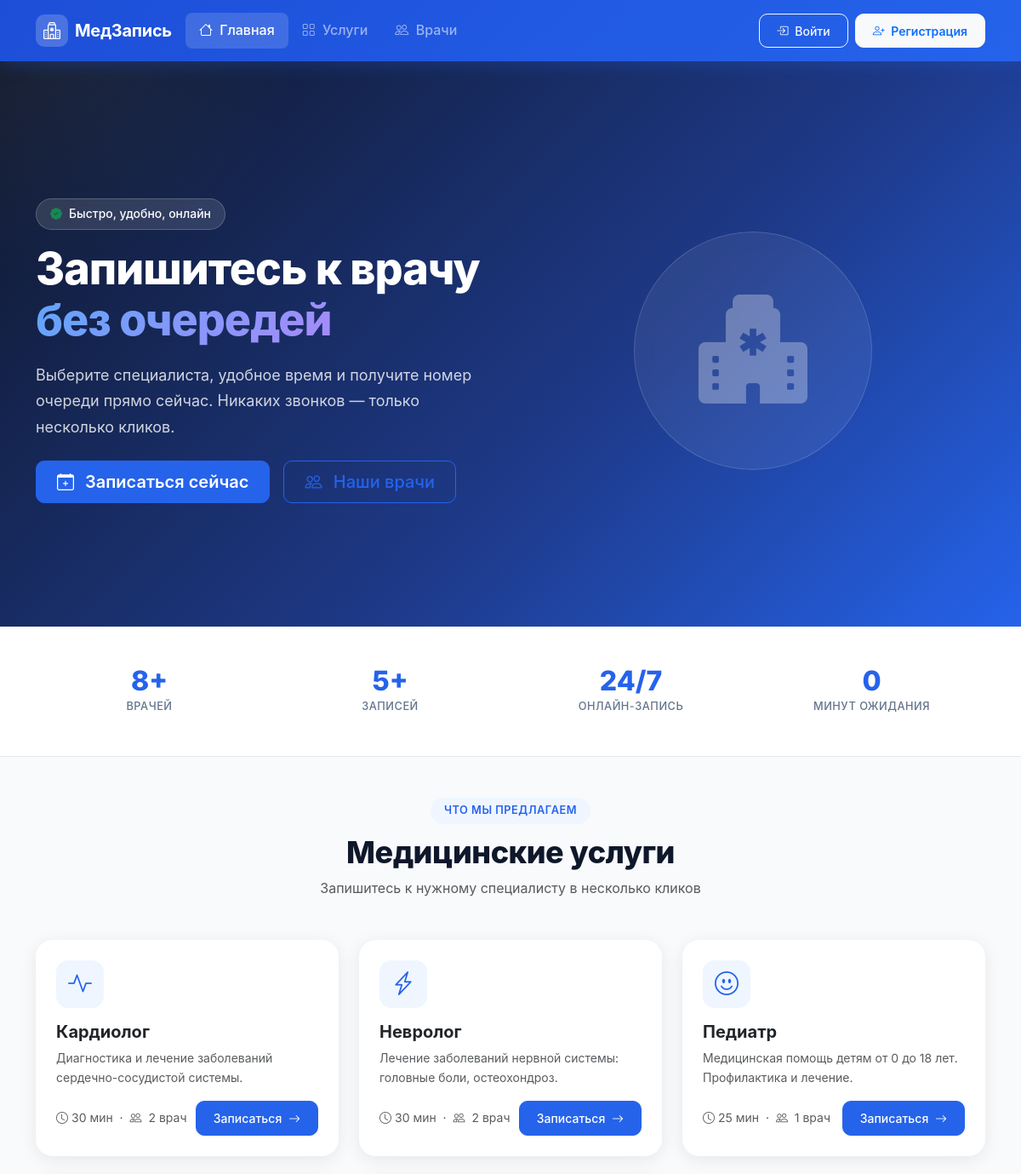
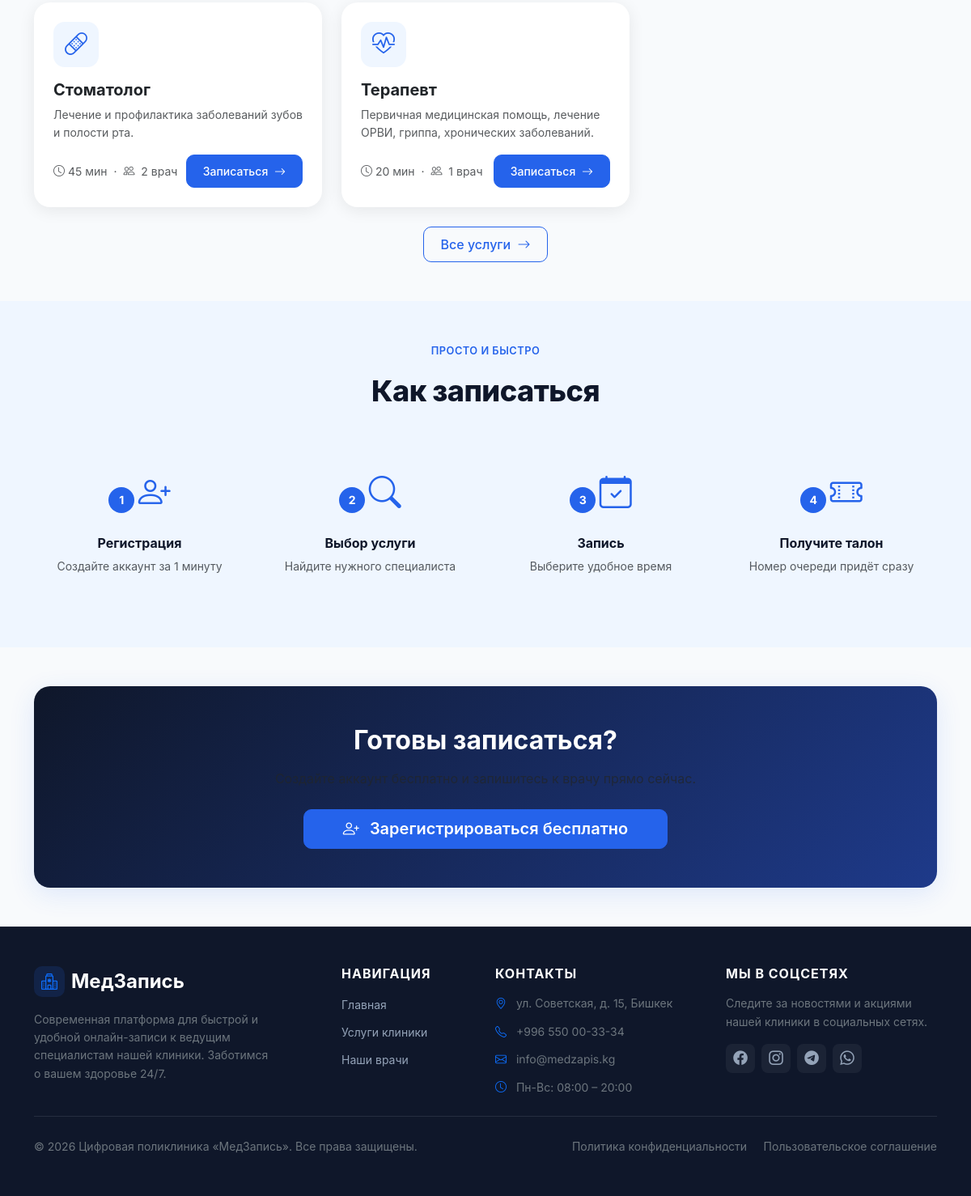
The page / on the database its author committed (2 pictures, top to bottom).
### queue_app/models.py (models this page shows, shortened)
class Service(models.Model):
    name = models.CharField(max_length=100, verbose_name='Название услуги')
    description = models.TextField(blank=True, verbose_name='Описание')
    icon = models.CharField(
        max_length=50,
        default='bi-heart-pulse',
        verbose_name='Bootstrap иконка',
        help_text='Например: bi-heart-pulse, bi-bandaid, bi-clipboard2-pulse'
    )
    duration_minutes = models.PositiveIntegerField(
        default=30,
        verbose_name='Длительность приёма (мин)'
    )
    is_active = models.BooleanField(default=True, verbose_name='Активна')
    created_at = models.DateTimeField(auto_now_add=True)
    class Meta:
        verbose_name = 'Услуга'
        verbose_name_plural = 'Услуги'
        ordering = ['name']

### queue_app/views.py (the view)
# urls.py: path('', views.home_view, name='home'),
def home_view(request):
    services = Service.objects.filter(is_active=True)
    specialists_count = Specialist.objects.filter(is_active=True).count()
    appointments_count = Appointment.objects.count()
    return render(request, 'queue_app/home.html', {
        'services': services,
        'specialists_count': specialists_count,
        'appointments_count': appointments_count,
    })

### templates/queue_app/home.html (shortened to what this page needs)
{% extends 'base.html' %}
{% load static %}
{% block content %}
<section class="hero-section">
    <div class="container position-relative">
        <div class="row align-items-center min-vh-65">
            <div class="col-lg-6">
                <div class="hero-badge mb-3">
                    <i class="bi bi-patch-check-fill me-2 text-success"></i>
                    Быстро, удобно, онлайн
                </div>
                <h1 class="hero-title">
                    Запишитесь к врачу<br>
                    <span class="text-gradient">без очередей</span>
                </h1>
                <p class="hero-subtitle">
                    Выберите специалиста, удобное время и получите номер очереди прямо сейчас.
                    Никаких звонков — только несколько кликов.
                </p>
                <div class="d-flex flex-wrap gap-3 mt-4">
                    <a href="{% url 'services' %}" class="btn btn-primary btn-lg px-4 fw-semibold">
                        <i class="bi bi-calendar-plus me-2"></i>
                        Записаться сейчас
                    </a>
                    <a href="{% url 'specialists' %}" class="btn btn-outline-primary btn-lg px-4">
                        <i class="bi bi-people me-2"></i>
                        Наши врачи
                    </a>
                </div>
            </div>
            <div class="col-lg-6 d-none d-lg-flex justify-content-center">
                <div class="hero-illustration">
                    <i class="bi bi-hospital-fill"></i>
                </div>
            </div>
        </div>
    </div>
</section>
<section class="stats-section py-4">
    <div class="container">
        <div class="row g-3">
            <div class="col-6 col-md-3">
                <div class="stat-card text-center">
                    <div class="stat-num">{{ specialists_count }}+</div>
                    <div class="stat-label">Врачей</div>
                </div>
            </div>
            <div class="col-6 col-md-3">
                <div class="stat-card text-center">
                    <div class="stat-num">{{ appointments_count }}+</div>
                    <div class="stat-label">Записей</div>
                </div>
            </div>
            <div class="col-6 col-md-3">
                <div class="stat-card text-center">
                    <div class="stat-num">24/7</div>
                    <div class="stat-label">Онлайн-запись</div>
                </div>
            </div>
            <div class="col-6 col-md-3">
                <div class="stat-card text-center">
                    <div class="stat-num">0</div>
                    <div class="stat-label">Минут ожидания</div>
                </div>
            </div>
        </div>
    </div>
</section>
<section class="py-5">
    <div class="container">
        <div class="section-header text-center mb-5">
            <span class="section-badge">Что мы предлагаем</span>
            <h2 class="section-title">Медицинские услуги</h2>
            <p class="text-muted">Запишитесь к нужному специалисту в несколько кликов</p>
        </div>
        <div class="row g-4">
            {% for service in services %}
            <div class="col-md-6 col-lg-4">
                <div class="service-card card border-0 h-100">
                    <div class="card-body p-4">
                        <div class="service-icon-wrap mb-3">
                            <i class="bi {{ service.icon }}"></i>
                        </div>
                        <h3 class="h5 fw-bold mb-2">{{ service.name }}</h3>
                        <p class="text-muted small mb-3">
                            {{ service.description|default:"Запись к специалисту"|truncatechars:100 }}
                        </p>
                        <div class="d-flex align-items-center justify-content-between">
                            <span class="text-muted small">
                                <i class="bi bi-clock me-1"></i>{{ service.duration_minutes }} мин
                                &nbsp;·&nbsp;
                                <i class="bi bi-people me-1"></i>
                                {{ service.specialists.count }} врач{{ service.specialists.count|pluralize:",,а,ей" }}
                            </span>
                            <a href="{% url 'specialists_by_service' service.id %}" class="btn btn-primary btn-sm">
                                Записаться <i class="bi bi-arrow-right ms-1"></i>
                            </a>
                        </div>
                    </div>
                </div>
            </div>
            {% empty %}
            <div class="col-12 text-center py-4">
                <i class="bi bi-hospital text-muted" style="font-size: 3rem;"></i>
                <p class="text-muted mt-2">Услуги ещё не добавлены. Зайдите позже.</p>
            </div>
            {% endfor %}
        </div>
        <div class="text-center mt-4">
            <a href="{% url 'services' %}" class="btn btn-outline-primary">
                Все услуги <i class="bi bi-arrow-right ms-1"></i>
            </a>
        </div>
    </div>
</section>
<section class="how-section py-5">
    <div class="container">
        <div class="section-header text-center mb-5">
            <span class="section-badge">Просто и быстро</span>
            <h2 class="section-title">Как записаться</h2>
        </div>
        <div class="row g-4 justify-content-center">
            <div class="col-sm-6 col-lg-3">
                <div class="how-step text-center">
                    <div class="step-num">1</div>
                    <i class="bi bi-person-plus how-icon"></i>
                    <h4 class="h6 fw-bold mt-3">Регистрация</h4>
                    <p class="text-muted small">Создайте аккаунт за 1 минуту</p>
                </div>
            </div>
            <div class="col-sm-6 col-lg-3">
                <div class="how-step text-center">
                    <div class="step-num">2</div>
                    <i class="bi bi-search how-icon"></i>
                    <h4 class="h6 fw-bold mt-3">Выбор услуги</h4>
                    <p class="text-muted small">Найдите нужного специалиста</p>
                </div>
            </div>
            <div class="col-sm-6 col-lg-3">
                <div class="how-step text-center">
                    <div class="step-num">3</div>
                    <i class="bi bi-calendar-check how-icon"></i>
                    <h4 class="h6 fw-bold mt-3">Запись</h4>
                    <p class="text-muted small">Выберите удобное время</p>
                </div>
            </div>
            <div class="col-sm-6 col-lg-3">
                <div class="how-step text-center">
                    <div class="step-num">4</div>
                    <i class="bi bi-ticket-perforated how-icon"></i>
                    <h4 class="h6 fw-bold mt-3">Получите талон</h4>
                    <p class="text-muted small">Номер очереди придёт сразу</p>
                </div>
            </div>
        </div>
    </div>
</section>
{% if not user.is_authenticated %}
<section class="cta-section py-5">
    <div class="container">
        <div class="cta-card text-center p-5">
            <h2 class="fw-bold mb-3">Готовы записаться?</h2>
            <p class="text-muted mb-4">Создайте аккаунт бесплатно и запишитесь к врачу прямо сейчас.</p>
            <a href="{% url 'register' %}" class="btn btn-primary btn-lg px-5 fw-semibold">
                <i class="bi bi-person-plus me-2"></i>
                Зарегистрироваться бесплатно
            </a>
        </div>
    </div>
</section>
{% endif %}
{% endblock %}

### static/css/style.css (style rules this page uses)
:root { --primary: #2563EB; --primary-dark: #1D4ED8; --primary-light: #EFF6FF; --success: #10B981; --warning: #F59E0B; --danger: #EF4444; --dark: #0F172A; --body-bg: #F8FAFC; --card-bg: #FFFFFF; --text-muted: #64748B; --border: #E2E8F0; --radius: 12px; --radius-lg: 20px; --shadow: 0 4px 20px rgba(0,0,0,0.08); --shadow-md: 0 8px 32px rgba(37,99,235,0.12); --font: 'Inter', -apple-system, BlinkMacSystemFont, sans-serif; }
*, *::before, *::after { box-sizing: border-box; }
html { scroll-behavior: smooth; }
body { font-family: var(--font); background-color: var(--body-bg); color: var(--dark); line-height: 1.6; min-height: 100vh; display: flex; flex-direction: column; }
.hero-section { position: relative; background: linear-gradient(135deg, #0F172A 0%, #1E3A8A 60%, #2563EB 100%); color: white; padding: 5rem 0 4rem; overflow: hidden; }
.hero-section::before { content: ''; position: absolute; top: -50%; left: -20%; width: 600px; height: 600px; background: radial-gradient(circle, rgba(255,255,255,0.05) 0%, transparent 70%); border-radius: 50%; }
.hero-badge { display: inline-flex; align-items: center; background: rgba(255,255,255,0.12); border: 1px solid rgba(255,255,255,0.2); border-radius: 50px; padding: 0.4rem 1rem; font-size: 0.875rem; font-weight: 500; backdrop-filter: blur(8px); color: white; }
.hero-title { font-size: clamp(2rem, 5vw, 3.25rem); font-weight: 800; line-height: 1.15; letter-spacing: -1px; margin-bottom: 1.25rem; }
.text-gradient { background: linear-gradient(135deg, #60A5FA, #A78BFA); -webkit-background-clip: text; -webkit-text-fill-color: transparent; background-clip: text; }
.hero-subtitle { font-size: 1.125rem; color: rgba(255,255,255,0.8); max-width: 520px; line-height: 1.7; }
.hero-illustration { width: 280px; height: 280px; background: rgba(255,255,255,0.07); border: 1px solid rgba(255,255,255,0.15); border-radius: 50%; display: flex; align-items: center; justify-content: center; font-size: 8rem; color: rgba(255,255,255,0.3); backdrop-filter: blur(10px); animation: floatAnim 4s ease-in-out infinite; }
.min-vh-65 { min-height: 65vh; }
.stats-section { background: white; border-bottom: 1px solid var(--border); }
.stat-card { padding: 1.5rem; border-radius: var(--radius); transition: transform 0.2s; }
.stat-num { font-size: 2rem; font-weight: 800; color: var(--primary); line-height: 1; }
.stat-label { font-size: 0.8rem; color: var(--text-muted); text-transform: uppercase; letter-spacing: 0.5px; margin-top: 4px; font-weight: 500; }
.section-badge { display: inline-block; background: var(--primary-light); color: var(--primary); font-size: 0.8rem; font-weight: 600; padding: 0.3rem 1rem; border-radius: 50px; margin-bottom: 0.75rem; text-transform: uppercase; letter-spacing: 0.5px; }
.section-title { font-size: clamp(1.5rem, 3vw, 2.25rem); font-weight: 800; color: var(--dark); letter-spacing: -0.5px; }
.service-card { border-radius: var(--radius-lg) !important; box-shadow: var(--shadow); transition: transform 0.25s, box-shadow 0.25s; background: white; }
.service-icon-wrap { width: 56px; height: 56px; background: var(--primary-light); color: var(--primary); border-radius: 14px; display: flex; align-items: center; justify-content: center; font-size: 1.75rem; transition: transform 0.2s; }
.how-section { background: var(--primary-light); }
.how-step { padding: 1.5rem; }
.step-num { display: inline-flex; width: 32px; height: 32px; background: var(--primary); color: white; border-radius: 50%; align-items: center; justify-content: center; font-weight: 700; font-size: 0.875rem; margin-bottom: 0.75rem; }
.how-icon { font-size: 2.5rem; color: var(--primary); }
.cta-section { background: var(--body-bg); }
.cta-card { background: linear-gradient(135deg, #0F172A 0%, #1E3A8A 100%); color: white; border-radius: var(--radius-lg); box-shadow: var(--shadow-md); }
.btn { border-radius: 10px; font-weight: 500; padding: 0.55rem 1.25rem; transition: all 0.2s; }
.btn-primary { background: var(--primary); border-color: var(--primary); }
.btn-outline-primary { border-color: var(--primary); color: var(--primary); }

### rows shown on the page
Service: name "Кардиолог", description "Диагностика и лечение заболеваний сердечно-сосудистой системы.", duration_minutes "30", specialists.count "2"
Service: name "Невролог", description "Лечение заболеваний нервной системы: головные боли, остеохондроз.", duration_minutes "30", specialists.count "2"
Service: name "Педиатр", description "Медицинская помощь детям от 0 до 18 лет. Профилактика и лечение.", duration_minutes "25", specialists.count "1"
Service: name "Стоматолог", description "Лечение и профилактика заболеваний зубов и полости рта.", duration_minutes "45", specialists.count "2"
Service: name "Терапевт", description "Первичная медицинская помощь, лечение ОРВИ, гриппа, хронических заболеваний.", duration_minutes "20", specialists.count "1"

### other values the page prints
{{ specialists_count }} "8"
{{ appointments_count }} "5"
